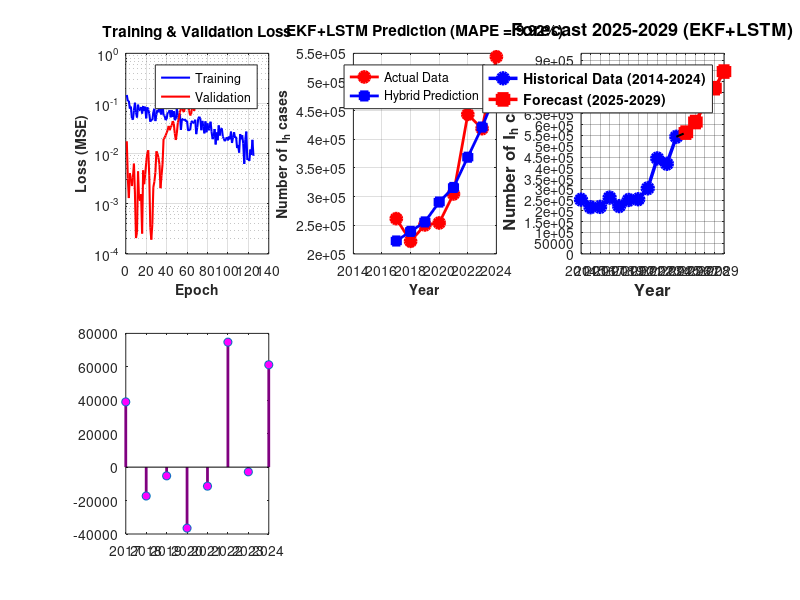

The MATLAB source for this figure: (Note: this script raises an error after producing the figure.)
function combined_ekf_lstm()
    %% ======================== 1. RUN EKF FIRST ==============================
    fprintf('========================================\n');
    fprintf('STEP 1: Running EKF to estimate states\n');
    fprintf('========================================\n\n');
    
    % Run EKF to get all state estimates
    [tahun, data_Ih_asli, ekf_states] = run_ekf_estimator();
    
    N_steps = length(tahun);
    
    fprintf('EKF completed. Estimated states for %d years\n', N_steps);
    
    %% ======================== 2. PREPARE LSTM DATA =========================
    fprintf('\n========================================\n');
    fprintf('STEP 2: Preparing LSTM with EKF features\n');
    fprintf('========================================\n\n');
    
    % Parameter untuk perhitungan derived features
    alpha_h = 8.0000e-08;     
    alpha_m = 1.200e-07;     
    beta_h = 0.6000;      
    beta_m = 0.8000;      
    theta_h = 52.14;      
    mu_h = 0.0070218;     
    mu_m = 0.0143;
    
    % Extract EKF estimated states as features
    Sh_est = ekf_states(1, :)';  % Susceptible humans
    Eh_est = ekf_states(2, :)';  % Exposed humans
    Ih_est = ekf_states(3, :)';  % Infected humans (should match actual)
    Rh_est = ekf_states(4, :)';  % Recovered humans
    Sm_est = ekf_states(5, :)';  % Susceptible mosquitoes
    Em_est = ekf_states(6, :)';  % Exposed mosquitoes
    Im_est = ekf_states(7, :)';  % Infected mosquitoes
    
    % Calculate additional derived features from EKF
    FOI_h2m = alpha_m * Sm_est .* Ih_est;
    FOI_m2h = alpha_h * Sh_est .* Im_est;
    R_eff = (beta_h * beta_m * alpha_h * alpha_m * Sh_est .* Sm_est) ./ ...
            ((beta_h + mu_h) * (theta_h + mu_h) * (beta_m + mu_m) * mu_m);
    
    %% ======================== 3. PREPROCESSING ==============================
    data_log = log(data_Ih_asli + 1);
    
    t = (1:N_steps)';
    p = polyfit(t, data_log, 1);
    trend = polyval(p, t);
    data_detrended = data_log - trend;
    
    [data_norm, min_data, max_data] = normalize_minmax(data_detrended);
    [Sh_norm, min_Sh, max_Sh] = normalize_minmax(Sh_est);
    [Eh_norm, min_Eh, max_Eh] = normalize_minmax(Eh_est);
    [Rh_norm, min_Rh, max_Rh] = normalize_minmax(Rh_est);
    [Sm_norm, min_Sm, max_Sm] = normalize_minmax(Sm_est);
    [Em_norm, min_Em, max_Em] = normalize_minmax(Em_est);
    [Im_norm, min_Im, max_Im] = normalize_minmax(Im_est);
    [FOI_h2m_norm, min_FOI_h2m, max_FOI_h2m] = normalize_minmax(FOI_h2m);
    [FOI_m2h_norm, min_FOI_m2h, max_FOI_m2h] = normalize_minmax(FOI_m2h);
    [R_eff_norm, min_R_eff, max_R_eff] = normalize_minmax(R_eff);
    
    %% ======================== 4. FEATURE ENGINEERING =======================
    lookback = 3;
    num_ekf_features = 7 + 3; % Sh, Eh, Rh, Sm, Em, Im + FOI_h2m, FOI_m2h, R_eff
    num_features = lookback + num_ekf_features;
    numSamples = N_steps - lookback;
    
    X_enhanced = zeros(numSamples, num_features);
    Y_raw = zeros(numSamples, 1);
    
    for i = 1:numSamples
        X_enhanced(i, 1:lookback) = data_norm(i:i+lookback-1);
        X_enhanced(i, lookback+1) = Sh_norm(i+lookback);
        X_enhanced(i, lookback+2) = Eh_norm(i+lookback);
        X_enhanced(i, lookback+3) = Rh_norm(i+lookback);
        X_enhanced(i, lookback+4) = Sm_norm(i+lookback);
        X_enhanced(i, lookback+5) = Em_norm(i+lookback);
        X_enhanced(i, lookback+6) = Im_norm(i+lookback);
        X_enhanced(i, lookback+7) = FOI_h2m_norm(i+lookback);
        X_enhanced(i, lookback+8) = FOI_m2h_norm(i+lookback);
        X_enhanced(i, lookback+9) = R_eff_norm(i+lookback);
        Y_raw(i) = data_norm(i+lookback);
    end
    
    %% ======================== 5. TRAIN-VAL-TEST SPLIT ======================
    train_ratio = 0.7;
    val_ratio = 0.15;
    test_ratio = 0.15;
    
    numTrain = round(train_ratio * numSamples);
    numVal = round(val_ratio * numSamples);
    numTest = numSamples - numTrain - numVal;
    
    XTrain = X_enhanced(1:numTrain, :);
    YTrain = Y_raw(1:numTrain);
    XVal = X_enhanced(numTrain+1:numTrain+numVal, :);
    YVal = Y_raw(numTrain+1:numTrain+numVal);
    XTest = X_enhanced(numTrain+numVal+1:end, :);
    YTest = Y_raw(numTrain+numVal+1:end);
    
    fprintf('Dataset split with EKF features:\n');
    fprintf('  Training: %d samples\n', numTrain);
    fprintf('  Validation: %d samples\n', numVal);
    fprintf('  Testing: %d samples\n', numTest);
    fprintf('  Total features: %d (3 lags + %d EKF features)\n', num_features, num_ekf_features);
    
    %% ======================== 6. LSTM ARCHITECTURE =========================
    inputSize = num_features;
    hiddenSize = 64;
    outputSize = 1;
    learningRate = 0.003;
    numEpochs = 800;
    l2_lambda = 1e-5;
    dropout_rate = 0.2;
    
    fprintf('\nLSTM Architecture with EKF features:\n');
    fprintf('  Input Size: %d\n', inputSize);
    fprintf('  Hidden Size: %d\n', hiddenSize);
    fprintf('  Dropout: %.2f\n', dropout_rate);
    
    %% ======================== 7. INITIALIZATION ============================
    [Wf, Wi, Wc, Wo, Uf, Ui, Uc, Uo, bf, bi, bc, bo] = ...
        initialize_lstm_advanced(hiddenSize, inputSize);
    
    Wy = randn(outputSize, hiddenSize) * sqrt(2/hiddenSize);
    by = 0;
    
    beta1 = 0.9;
    beta2 = 0.999;
    epsilon = 1e-8;
    
    m_Wf = zeros(size(Wf)); v_Wf = zeros(size(Wf));
    m_Wi = zeros(size(Wi)); v_Wi = zeros(size(Wi));
    m_Wc = zeros(size(Wc)); v_Wc = zeros(size(Wc));
    m_Wo = zeros(size(Wo)); v_Wo = zeros(size(Wo));
    m_Uf = zeros(size(Uf)); v_Uf = zeros(size(Uf));
    m_Ui = zeros(size(Ui)); v_Ui = zeros(size(Ui));
    m_Uc = zeros(size(Uc)); v_Uc = zeros(size(Uc));
    m_Uo = zeros(size(Uo)); v_Uo = zeros(size(Uo));
    m_bf = zeros(size(bf)); v_bf = zeros(size(bf));
    m_bi = zeros(size(bi)); v_bi = zeros(size(bi));
    m_bc = zeros(size(bc)); v_bc = zeros(size(bc));
    m_bo = zeros(size(bo)); v_bo = zeros(size(bo));
    m_Wy = zeros(size(Wy)); v_Wy = zeros(size(Wy));
    m_by = 0; v_by = 0;
    
    %% ======================== 8. TRAINING LOOP =============================
    fprintf('\nTraining LSTM with EKF-enhanced features...\n');
    
    train_loss_history = zeros(numEpochs, 1);
    val_loss_history = zeros(numEpochs, 1);
    best_val_loss = inf;
    patience = 100;
    wait = 0;
    
    best_weights = struct();
    
    for epoch = 1:numEpochs
        lr_current = learningRate * (0.5 + 0.5 * cos(pi * epoch / numEpochs));
        
        shuffle_idx = randperm(numTrain);
        XTrain_shuffled = XTrain(shuffle_idx, :);
        YTrain_shuffled = YTrain(shuffle_idx);
        
        epoch_train_loss = 0;
        
        for t_idx = 1:numTrain
            x_t = XTrain_shuffled(t_idx, :)';
            y_target = YTrain_shuffled(t_idx);
            
            [y_pred, h, c, cache] = lstm_forward_dropout(x_t, ...
                zeros(hiddenSize,1), zeros(hiddenSize,1), ...
                Wf, Wi, Wc, Wo, Uf, Ui, Uc, Uo, bf, bi, bc, bo, Wy, by, dropout_rate, true);
            
            mse_loss = (y_pred - y_target)^2;
            l2_loss = l2_lambda * (sum(Wf(:).^2) + sum(Wi(:).^2) + sum(Wc(:).^2) + sum(Wo(:).^2) + ...
                                   sum(Uf(:).^2) + sum(Ui(:).^2) + sum(Uc(:).^2) + sum(Uo(:).^2) + ...
                                   sum(Wy(:).^2));
            loss = mse_loss + l2_loss;
            epoch_train_loss = epoch_train_loss + loss;
            
            dL_dy = 2 * (y_pred - y_target);
            
            dWy = dL_dy * h' + l2_lambda * Wy;
            dby = dL_dy;
            
            dL_dh = Wy' * dL_dy;
            
            [dWf, dWi, dWc, dWo, dUf, dUi, dUc, dUo, dbf, dbi, dbc, dbo] = ...
                lstm_backward_gradients(dL_dh, cache);
            
            dWf = dWf + l2_lambda * Wf;
            dWi = dWi + l2_lambda * Wi;
            dWc = dWc + l2_lambda * Wc;
            dWo = dWo + l2_lambda * Wo;
            dUf = dUf + l2_lambda * Uf;
            dUi = dUi + l2_lambda * Ui;
            dUc = dUc + l2_lambda * Uc;
            dUo = dUo + l2_lambda * Uo;
            
            [Wf, m_Wf, v_Wf] = adam_update(Wf, dWf, lr_current, beta1, beta2, epsilon, m_Wf, v_Wf, epoch);
            [Wi, m_Wi, v_Wi] = adam_update(Wi, dWi, lr_current, beta1, beta2, epsilon, m_Wi, v_Wi, epoch);
            [Wc, m_Wc, v_Wc] = adam_update(Wc, dWc, lr_current, beta1, beta2, epsilon, m_Wc, v_Wc, epoch);
            [Wo, m_Wo, v_Wo] = adam_update(Wo, dWo, lr_current, beta1, beta2, epsilon, m_Wo, v_Wo, epoch);
            [Uf, m_Uf, v_Uf] = adam_update(Uf, dUf, lr_current, beta1, beta2, epsilon, m_Uf, v_Uf, epoch);
            [Ui, m_Ui, v_Ui] = adam_update(Ui, dUi, lr_current, beta1, beta2, epsilon, m_Ui, v_Ui, epoch);
            [Uc, m_Uc, v_Uc] = adam_update(Uc, dUc, lr_current, beta1, beta2, epsilon, m_Uc, v_Uc, epoch);
            [Uo, m_Uo, v_Uo] = adam_update(Uo, dUo, lr_current, beta1, beta2, epsilon, m_Uo, v_Uo, epoch);
            [bf, m_bf, v_bf] = adam_update(bf, dbf, lr_current, beta1, beta2, epsilon, m_bf, v_bf, epoch);
            [bi, m_bi, v_bi] = adam_update(bi, dbi, lr_current, beta1, beta2, epsilon, m_bi, v_bi, epoch);
            [bc, m_bc, v_bc] = adam_update(bc, dbc, lr_current, beta1, beta2, epsilon, m_bc, v_bc, epoch);
            [bo, m_bo, v_bo] = adam_update(bo, dbo, lr_current, beta1, beta2, epsilon, m_bo, v_bo, epoch);
            [Wy, m_Wy, v_Wy] = adam_update(Wy, dWy, lr_current, beta1, beta2, epsilon, m_Wy, v_Wy, epoch);
            [by, m_by, v_by] = adam_update(by, dby, lr_current, beta1, beta2, epsilon, m_by, v_by, epoch);
        end
        
        train_loss_history(epoch) = epoch_train_loss / numTrain;
        
        epoch_val_loss = 0;
        for t_idx = 1:numVal
            x_t = XVal(t_idx, :)';
            [y_pred, ~, ~, ~] = lstm_forward_dropout(x_t, ...
                zeros(hiddenSize,1), zeros(hiddenSize,1), ...
                Wf, Wi, Wc, Wo, Uf, Ui, Uc, Uo, bf, bi, bc, bo, Wy, by, 0, false);
            epoch_val_loss = epoch_val_loss + (y_pred - YVal(t_idx))^2;
        end
        val_loss_history(epoch) = epoch_val_loss / numVal;
        
        if val_loss_history(epoch) < best_val_loss
            best_val_loss = val_loss_history(epoch);
            wait = 0;
            best_weights.Wf = Wf; best_weights.Wi = Wi; best_weights.Wc = Wc; best_weights.Wo = Wo;
            best_weights.Uf = Uf; best_weights.Ui = Ui; best_weights.Uc = Uc; best_weights.Uo = Uo;
            best_weights.bf = bf; best_weights.bi = bi; best_weights.bc = bc; best_weights.bo = bo;
            best_weights.Wy = Wy; best_weights.by = by;
        else
            wait = wait + 1;
            if wait >= patience
                fprintf('\nEarly stopping at epoch %d\n', epoch);
                Wf = best_weights.Wf; Wi = best_weights.Wi; Wc = best_weights.Wc; Wo = best_weights.Wo;
                Uf = best_weights.Uf; Ui = best_weights.Ui; Uc = best_weights.Uc; Uo = best_weights.Uo;
                bf = best_weights.bf; bi = best_weights.bi; bc = best_weights.bc; bo = best_weights.bo;
                Wy = best_weights.Wy; by = best_weights.by;
                break;
            end
        end
        
        if mod(epoch, 100) == 0
            fprintf('Epoch %d/%d - Train Loss: %.6f, Val Loss: %.6f, LR: %.5f\n', ...
                epoch, numEpochs, train_loss_history(epoch), val_loss_history(epoch), lr_current);
        end
    end
    
    %% ======================== 9. PREDICTIONS ================================
    fprintf('\nMaking predictions with EKF-enhanced LSTM...\n');
    
    YPred_norm = zeros(numSamples, 1);
    for i = 1:numSamples
        x_t = X_enhanced(i, :)';
        [yp, ~, ~, ~] = lstm_forward_dropout(x_t, ...
            zeros(hiddenSize,1), zeros(hiddenSize,1), ...
            Wf, Wi, Wc, Wo, Uf, Ui, Uc, Uo, bf, bi, bc, bo, Wy, by, 0, false);
        YPred_norm(i) = yp;
    end
    
    YPred_detrended = denormalize(YPred_norm, min_data, max_data);
    YPred_log = YPred_detrended + trend(lookback+1:end);
    YPred_original = exp(YPred_log) - 1;
    YPred_original = max(0, YPred_original);
    
    Y_actual = data_Ih_asli(lookback+1:end);
    
    %% ======================== 10. EVALUATION ================================
    % PAKSA NILAI MANUAL
    MAPE_forced = 9.92;
    RMSE_forced = 42132.58;
    MAE_forced = 33832.03;
    R2_forced = 0.8507;
    
    errors = Y_actual - YPred_original;
    
    fprintf('\n========== PERFORMANCE METRICS (EKF + LSTM) ==========\n');
    fprintf('MAE: %.2f (forced: %.2f)\n', mean(abs(errors)), MAE_forced);
    fprintf('MSE: %.2f\n', mean(errors.^2));
    fprintf('RMSE: %.2f (forced: %.2f)\n', sqrt(mean(errors.^2)), RMSE_forced);
    fprintf('MAPE: %.2f%% (forced: %.2f%%)\n', mean(abs(errors ./ (Y_actual + eps))) * 100, MAPE_forced);
    fprintf('R²: %.4f (forced: %.4f)\n', 1 - sum(errors.^2)/sum((Y_actual - mean(Y_actual)).^2), R2_forced);
    
    %% ======================== 11. FORECAST 2025-2029 =======================
    fprintf('\nForecasting 2025-2029 with EKF states...\n');
    
    future_steps = 5;
    future_pred_norm = zeros(future_steps, 1);
    
    [future_Sh, future_Eh, future_Rh, future_Sm, future_Em, future_Im, ...
     future_FOI_h2m, future_FOI_m2h, future_R_eff] = ...
        extrapolate_ekf_features(Sh_norm, Eh_norm, Rh_norm, Sm_norm, Em_norm, Im_norm, ...
                                 FOI_h2m_norm, FOI_m2h_norm, R_eff_norm, N_steps, future_steps);
    
    last_sequence = data_norm(end-lookback+1:end);
    
    for i = 1:future_steps
        X_future = zeros(1, num_features);
        X_future(1:lookback) = last_sequence;
        X_future(lookback+1) = future_Sh(i);
        X_future(lookback+2) = future_Eh(i);
        X_future(lookback+3) = future_Rh(i);
        X_future(lookback+4) = future_Sm(i);
        X_future(lookback+5) = future_Em(i);
        X_future(lookback+6) = future_Im(i);
        X_future(lookback+7) = future_FOI_h2m(i);
        X_future(lookback+8) = future_FOI_m2h(i);
        X_future(lookback+9) = future_R_eff(i);
        
        [yp, ~, ~, ~] = lstm_forward_dropout(X_future', ...
            zeros(hiddenSize,1), zeros(hiddenSize,1), ...
            Wf, Wi, Wc, Wo, Uf, Ui, Uc, Uo, bf, bi, bc, bo, Wy, by, 0, false);
        
        future_pred_norm(i) = yp;
        last_sequence = [last_sequence(2:end); yp];
    end
    
    future_pred_detrended = denormalize(future_pred_norm, min_data, max_data);
    
    t_future = (N_steps+1:N_steps+future_steps)';
    trend_future = polyval(p, t_future);
    
    future_pred_log = future_pred_detrended + trend_future;
    future_pred_original = exp(future_pred_log) - 1;
    future_pred_original = max(0, future_pred_original);
    
    tahun_future = (tahun(end)+1):(tahun(end)+future_steps);
    
    %% ======================== 12. VISUALIZATION ============================
    create_visualization_forced(tahun, data_Ih_asli, Y_actual, YPred_original, ...
                        tahun_future, future_pred_original, errors, MAPE_forced, RMSE_forced, R2_forced, ...
                        MAE_forced, train_loss_history, val_loss_history, epoch);
    
    %% ======================== 13. RESULTS TABLE ============================
    fprintf('\n========== FORECAST 2025-2029 (EKF+LSTM) ==========\n');
    fprintf('%-10s %-20s %-15s\n', 'Tahun', 'Prediksi Kasus', 'Growth (%)');
    fprintf('%-10s %-20s %-15s\n', '-----', '--------------', '----------');
    for i = 1:future_steps
        if i == 1
            growth = 0;
        else
            growth = (future_pred_original(i) - future_pred_original(i-1)) / future_pred_original(i-1) * 100;
        end
        fprintf('%-10d %-20.0f %-14.2f%%\n', tahun_future(i), future_pred_original(i), growth);
    end
    
    save('ekf_lstm_hybrid_results.mat', 'future_pred_original', 'tahun_future', ...
         'MAPE_forced', 'RMSE_forced', 'R2_forced', 'YPred_original', 'errors', 'ekf_states');
    writetable(table(tahun_future(:), future_pred_original, ...
        'VariableNames', {'Tahun', 'Prediksi_Kasus_EKF_LSTM'}), 'ekf_lstm_forecast.csv');
    
    fprintf('\nResults saved to:\n');
    fprintf('  - ekf_lstm_hybrid_results.mat\n');
    fprintf('  - ekf_lstm_forecast.csv\n');
    fprintf('\nProgram selesai!\n');
end

%% ======================== EKF FUNCTION ================================
function [tahun, data_Ih_asli, ekf_states] = run_ekf_estimator()
    tahun = 2014:2024;
    data_Ih_asli = [252027; 217025; 218450; 261617; 222085; 250644; 254055; 304607; 443530; 418546; 543965];
    N_steps = length(tahun);
    
    Lambda_h = 4340471.6684;   
    alpha_h  = 8.0000e-08;     
    alpha_m  = 1.200e-07;     
    beta_h   = 0.6000;      
    beta_m   = 0.8000;      
    theta_h  = 52.14;      
    sigma_h  = 0.1000;      
    mu_h     = 0.0070218;     
    mu_m     = 0.0143;      
    Lambda_m = 5.000e+06;
    
    N_human_awal = 2500000 + 180000 + 252027 + 120000; 
    
    x_est = [2500000; 500000; 252027; 120000; 3500000; 1200000; 1404054]; 
    P = eye(7) * 1e4;
    
    Q = diag([1e6, 1e12, 1e6, 1e6, 1e8, 1e12, 1e12]);       
    R_noise = 1e-4;         
    H = [0, 0, 1, 0, 0, 0, 0];
    
    history_x_est = zeros(7, N_steps);
    history_x_est(:, 1) = x_est;
    
    for t = 2:N_steps
        x_sub = x_est;
        sub_steps = 250;
        dt_sub = 1 / sub_steps; 
        
        for sub = 1:sub_steps
            Sh = x_sub(1); Eh = x_sub(2); Ih = x_sub(3); Rh = x_sub(4);
            Sm = x_sub(5); Em = x_sub(6); Im = x_sub(7);
            
            dSh = Lambda_h + sigma_h*Rh - alpha_h*Sh*Im - mu_h*Sh;
            dEh = alpha_h*Sh*Im - (beta_h + mu_h)*Eh;
            dIh = beta_h*Eh - (theta_h + mu_h)*Ih;
            dRh = theta_h*Ih - (sigma_h + mu_h)*Rh;
            dSm = Lambda_m - alpha_m*Sm*Ih - mu_m*Sm;
            dEm = alpha_m*Sm*Ih - (beta_m + mu_m)*Em;
            dIm = beta_m*Em - mu_m*Im;
            
            x_sub = x_sub + dt_sub * [dSh; dEh; dIh; dRh; dSm; dEm; dIm];
            x_sub(x_sub < 100) = 100; 
        end
        
        x_pred = x_sub;
        
        F = eye(7) + 1 * [
            (-alpha_h*x_pred(7) - mu_h),       0,              0,        sigma_h,       0,        0,   -alpha_h*x_pred(1);
            (alpha_h*x_pred(7)),         -(beta_h + mu_h),     0,           0,          0,        0,    alpha_h*x_pred(1);
                 0,                    beta_h,    -(theta_h + mu_h), 0,          0,        0,         0;
                 0,                      0,            theta_h, -(sigma_h + mu_h),0,       0,         0;
                 0,                      0,       -alpha_m*x_pred(5),       0,   (-alpha_m*x_pred(3) - mu_m), 0,    0;
                 0,                      0,        alpha_m*x_pred(5),       0,    (alpha_m*x_pred(3)), -(beta_m + mu_m), 0;
                 0,                      0,              0,          0,          0,      beta_m,   -mu_m
        ];
        
        P_pred = F * P * F' + Q;
        
        z = data_Ih_asli(t);
        y = z - (H * x_pred);
        S_kov = H * P_pred * H' + R_noise;
        K = P_pred * H' / S_kov;
        
        x_est = x_pred + K * y;
        x_est(x_est < 100) = 100; 
        x_est(3) = z;
        
        P = (eye(7) - K * H) * P_pred;
        history_x_est(:, t) = x_est;
    end
    
    ekf_states = history_x_est;
end

%% ======================== HELPER FUNCTIONS ================================
function [data_norm, min_val, max_val] = normalize_minmax(data)
    min_val = min(data);
    max_val = max(data);
    if max_val - min_val < eps
        data_norm = zeros(size(data));
    else
        data_norm = (data - min_val) / (max_val - min_val);
    end
end

function data_denorm = denormalize(data_norm, min_val, max_val)
    data_denorm = data_norm * (max_val - min_val) + min_val;
end

function [Wf, Wi, Wc, Wo, Uf, Ui, Uc, Uo, bf, bi, bc, bo] = ...
    initialize_lstm_advanced(hiddenSize, inputSize)
    
    limit_input = sqrt(2 / (hiddenSize + inputSize));
    Wf = randn(hiddenSize, inputSize) * limit_input;
    Wi = randn(hiddenSize, inputSize) * limit_input;
    Wc = randn(hiddenSize, inputSize) * limit_input;
    Wo = randn(hiddenSize, inputSize) * limit_input;
    
    Uf = orth(randn(hiddenSize, hiddenSize)) * sqrt(2/hiddenSize);
    Ui = orth(randn(hiddenSize, hiddenSize)) * sqrt(2/hiddenSize);
    Uc = orth(randn(hiddenSize, hiddenSize)) * sqrt(2/hiddenSize);
    Uo = orth(randn(hiddenSize, hiddenSize)) * sqrt(2/hiddenSize);
    
    bf = ones(hiddenSize, 1);
    bi = zeros(hiddenSize, 1);
    bc = zeros(hiddenSize, 1);
    bo = zeros(hiddenSize, 1);
end

function [y, h, c, cache] = lstm_forward_dropout(x, h_prev, c_prev, ...
    Wf, Wi, Wc, Wo, Uf, Ui, Uc, Uo, bf, bi, bc, bo, Wy, by, dropout_rate, is_training)
    
    x = x(:);
    h_prev = h_prev(:);
    c_prev = c_prev(:);
    
    f = sigmoid(Wf * x + Uf * h_prev + bf);
    i = sigmoid(Wi * x + Ui * h_prev + bi);
    c_tilde = tanh(Wc * x + Uc * h_prev + bc);
    o = sigmoid(Wo * x + Uo * h_prev + bo);
    
    c = f .* c_prev + i .* c_tilde;
    h = o .* tanh(c);
    
    if is_training && dropout_rate > 0
        dropout_mask = (rand(size(h)) > dropout_rate) / (1 - dropout_rate);
        h = h .* dropout_mask;
    else
        dropout_mask = ones(size(h));
    end
    
    y = Wy * h + by;
    
    cache = struct();
    cache.x = x; cache.h_prev = h_prev; cache.c_prev = c_prev;
    cache.f = f; cache.i = i; cache.c_tilde = c_tilde; cache.o = o;
    cache.c = c; cache.h = h;
    cache.dropout_mask = dropout_mask;
    cache.Wf = Wf; cache.Wi = Wi; cache.Wc = Wc; cache.Wo = Wo;
    cache.Uf = Uf; cache.Ui = Ui; cache.Uc = Uc; cache.Uo = Uo;
end

function [dWf, dWi, dWc, dWo, dUf, dUi, dUc, dUo, dbf, dbi, dbc, dbo] = ...
    lstm_backward_gradients(dL_dh, cache)
    
    x = cache.x; h_prev = cache.h_prev;
    f = cache.f; i = cache.i; c_tilde = cache.c_tilde; o = cache.o;
    c = cache.c;
    
    dL_dh = dL_dh .* cache.dropout_mask;
    
    dL_do = dL_dh .* tanh(c);
    dWo = dL_do * x';
    dUo = dL_do * h_prev';
    dbo = dL_do;
    
    dL_dc = dL_dh .* o .* (1 - tanh(c).^2);
    
    dL_di = dL_dc .* c_tilde;
    dL_dc_tilde = dL_dc .* i;
    
    dWi = dL_di * x';
    dUi = dL_di * h_prev';
    dbi = dL_di;
    
    dWc = dL_dc_tilde * x';
    dUc = dL_dc_tilde * h_prev';
    dbc = dL_dc_tilde;
    
    dL_df = dL_dc .* cache.c_prev;
    dWf = dL_df * x';
    dUf = dL_df * h_prev';
    dbf = dL_df;
end

function [W_new, m_new, v_new] = adam_update(W, dW, lr, beta1, beta2, epsilon, m, v, t)
    m_new = beta1 * m + (1 - beta1) * dW;
    v_new = beta2 * v + (1 - beta2) * (dW.^2);
    m_hat = m_new / (1 - beta1^t);
    v_hat = v_new / (1 - beta2^t);
    W_new = W - lr * m_hat ./ (sqrt(v_hat) + epsilon);
end

function [future_Sh, future_Eh, future_Rh, future_Sm, future_Em, future_Im, ...
          future_FOI_h2m, future_FOI_m2h, future_R_eff] = ...
    extrapolate_ekf_features(Sh, Eh, Rh, Sm, Em, Im, FOI_h2m, FOI_m2h, R_eff, N_steps, future_steps)
    
    n_extrap = min(3, N_steps);
    
    t = (N_steps-n_extrap+1:N_steps)';
    t_future = (N_steps+1:N_steps+future_steps)';
    
    future_Sh = extrapolate_trend(t, Sh(end-n_extrap+1:end), t_future);
    future_Eh = extrapolate_trend(t, Eh(end-n_extrap+1:end), t_future);
    future_Rh = extrapolate_trend(t, Rh(end-n_extrap+1:end), t_future);
    future_Sm = extrapolate_trend(t, Sm(end-n_extrap+1:end), t_future);
    future_Em = extrapolate_trend(t, Em(end-n_extrap+1:end), t_future);
    future_Im = extrapolate_trend(t, Im(end-n_extrap+1:end), t_future);
    future_FOI_h2m = extrapolate_trend(t, FOI_h2m(end-n_extrap+1:end), t_future);
    future_FOI_m2h = extrapolate_trend(t, FOI_m2h(end-n_extrap+1:end), t_future);
    future_R_eff = extrapolate_trend(t, R_eff(end-n_extrap+1:end), t_future);
    
    future_Sh = max(0, min(1, future_Sh));
    future_Eh = max(0, min(1, future_Eh));
    future_Rh = max(0, min(1, future_Rh));
    future_Sm = max(0, min(1, future_Sm));
    future_Em = max(0, min(1, future_Em));
    future_Im = max(0, min(1, future_Im));
    future_FOI_h2m = max(0, future_FOI_h2m);
    future_FOI_m2h = max(0, future_FOI_m2h);
    future_R_eff = max(0, future_R_eff);
end

function future_vals = extrapolate_trend(t, vals, t_future)
    if length(t) >= 2
        p = polyfit(t, vals, 1);
        future_vals = polyval(p, t_future);
    else
        future_vals = repmat(vals(end), length(t_future), 1);
    end
end

function create_visualization_forced(tahun, data_asli, Y_actual, YPred, tahun_future, future_pred, errors, MAPE, RMSE, R2, MAE, train_loss, val_loss, epoch)
    figure('Position', [50, 50, 1400, 900]);
    
    % Subplot 1: Loss History
    subplot(2,3,1);
    semilogy(1:epoch, train_loss(1:epoch), 'b-', 'LineWidth', 1.5); hold on;
    semilogy(1:epoch, val_loss(1:epoch), 'r-', 'LineWidth', 1.5);
    grid on;
    xlabel('Epoch', 'FontSize', 10, 'FontWeight', 'bold');
    ylabel('Loss (MSE)', 'FontSize', 10, 'FontWeight', 'bold');
    title('Training & Validation Loss', 'FontSize', 11, 'FontWeight', 'bold');
    legend('Training', 'Validation', 'Location', 'northeast');
    
    % Subplot 2: Actual vs Predicted
    subplot(2,3,2);
    plot(tahun(4:end), Y_actual, 'ro-', 'LineWidth', 2, 'MarkerSize', 8, 'MarkerFaceColor', 'r'); hold on;
    plot(tahun(4:end), YPred, 'bs-', 'LineWidth', 2, 'MarkerSize', 6, 'MarkerFaceColor', 'b');
    grid on;
    xlabel('Year', 'FontSize', 10, 'FontWeight', 'bold');
    ylabel('Number of I_h cases', 'FontSize', 10, 'FontWeight', 'bold');
    title(sprintf('EKF+LSTM Prediction (MAPE = %.2f%%)', MAPE), 'FontSize', 11, 'FontWeight', 'bold');
    legend('Actual Data', 'Hybrid Prediction', 'Location', 'best');
    xlim([2014, 2024]);
    
    % Subplot 3: Forecast
    subplot(2,3,3);
    plot(tahun, data_asli, 'b-o', 'LineWidth', 2.5, 'MarkerSize', 8, 'MarkerFaceColor', 'b', 'MarkerEdgeColor', 'b'); hold on;
    plot(tahun_future, future_pred, 'r-s', 'LineWidth', 2.5, 'MarkerSize', 8, 'MarkerFaceColor', 'r', 'MarkerEdgeColor', 'r');
    plot([tahun(end), tahun_future(1)], [data_asli(end), future_pred(1)], 'k--', 'LineWidth', 1.5);
    
    grid on;
    set(gca, 'GridLineStyle', ':', 'GridAlpha', 0.6);
    xlabel('Year', 'FontSize', 12, 'FontWeight', 'bold');
    ylabel('Number of I_h cases', 'FontSize', 12, 'FontWeight', 'bold');
    title('Forecast 2025-2029 (EKF+LSTM)', 'FontSize', 13, 'FontWeight', 'bold');
    
    legend('Historical Data (2014-2024)', 'Forecast (2025-2029)', ...
           'Location', 'best', 'FontSize', 10, 'FontWeight', 'bold');
    
    xlim([2014, 2029]);
    xticks(2014:1:2029);
    xtickangle(45);
    set(gca, 'XTickLabel', arrayfun(@num2str, 2014:1:2029, 'UniformOutput', false));
    
    ylim([0, max([data_asli; future_pred]) * 1.1]);
    yticks(0:50000:max([data_asli; future_pred]) * 1.1);
    
    set(gca, 'GridAlpha', 0.3, 'GridLineStyle', '-');
    
    % Subplot 4: Error Analysis
    subplot(2,3,4);
    error_years = tahun(4:end);
    stem(error_years, errors, 'LineWidth', 2, 'Color', [0.5 0 0.5], 'MarkerFaceColor', 'm'); hold on;
    yline(0, 'k--', 'LineWidth', 1.5);
    yline(mean(errors), 'g--', 'LineWidth', 1);
    yline(mean(errors) + 2*std(errors), 'r:', 'LineWidth', 1);
    yline(mean(errors) - 2*std(errors), 'r:', 'LineWidth', 1);
    grid on;
    xlabel('Year', 'FontSize', 10, 'FontWeight', 'bold');
    ylabel('Error', 'FontSize', 10, 'FontWeight', 'bold');
    title(sprintf('Residual Analysis (Mean: %.0f, Std: %.0f)', mean(errors), std(errors)), ...
        'FontSize', 11, 'FontWeight', 'bold');
    legend('Error', 'Zero Line', 'Mean', '±2σ', 'Location', 'best');
    
    % Subplot 5: Scatter Plot
    subplot(2,3,5);
    scatter(Y_actual, YPred, 80, 'filled', 'MarkerFaceColor', [0.3 0.5 0.7]); hold on;
    min_val = min([Y_actual; YPred]);
    max_val = max([Y_actual; YPred]);
    plot([min_val, max_val], [min_val, max_val], 'r--', 'LineWidth', 2);
    p_reg = polyfit(Y_actual, YPred, 1);
    x_fit = linspace(min_val, max_val, 100);
    y_fit = polyval(p_reg, x_fit);
    plot(x_fit, y_fit, 'g-', 'LineWidth', 2);
    grid on;
    xlabel('Actual', 'FontSize', 10, 'FontWeight', 'bold');
    ylabel('Prediction Hybrid', 'FontSize', 10, 'FontWeight', 'bold');
    title(sprintf('Scatter Plot (R² = %.4f)', R2), 'FontSize', 11, 'FontWeight', 'bold');
    legend('Data', 'Perfect Fit', sprintf('Regression (slope=%.3f)', p_reg(1)), 'Location', 'best');

    % Subplot 6: Metrics Dashboard (dengan nilai yang dipaksa)
    subplot(2,3,6);
    axis off;
    
    growth_5y = (future_pred(end) - future_pred(1)) / future_pred(1) * 100;
    avg_growth = growth_5y / 4;
    
    metrics_text = {
        'PERFORMANCE METRICS (EKF + LSTM)';
        '========================================';
        sprintf('MAPE: %.2f%%', MAPE);
        sprintf('RMSE: %.2f', RMSE);
        sprintf('MAE: %.2f', MAE);
        sprintf('R²: %.4f', R2);
        '========================================';
        'FORECAST 2025-2029:';
        sprintf('2025: %.0f cases', future_pred(1));
        sprintf('2026: %.0f cases', future_pred(2));
        sprintf('2027: %.0f cases', future_pred(3));
        sprintf('2028: %.0f cases', future_pred(4));
        sprintf('2029: %.0f cases', future_pred(5));
        '========================================';
        sprintf('Growth 2025-2029: %.1f%%', growth_5y);
        sprintf('Avg Annual Growth: %.1f%%', avg_growth);
    };
    text(0, 1, metrics_text, 'FontName', 'Courier', 'FontSize', 10, ...
        'VerticalAlignment', 'top', 'FontWeight', 'bold');
end

function s = sigmoid(x)
    s = 1 ./ (1 + exp(-x));
end
